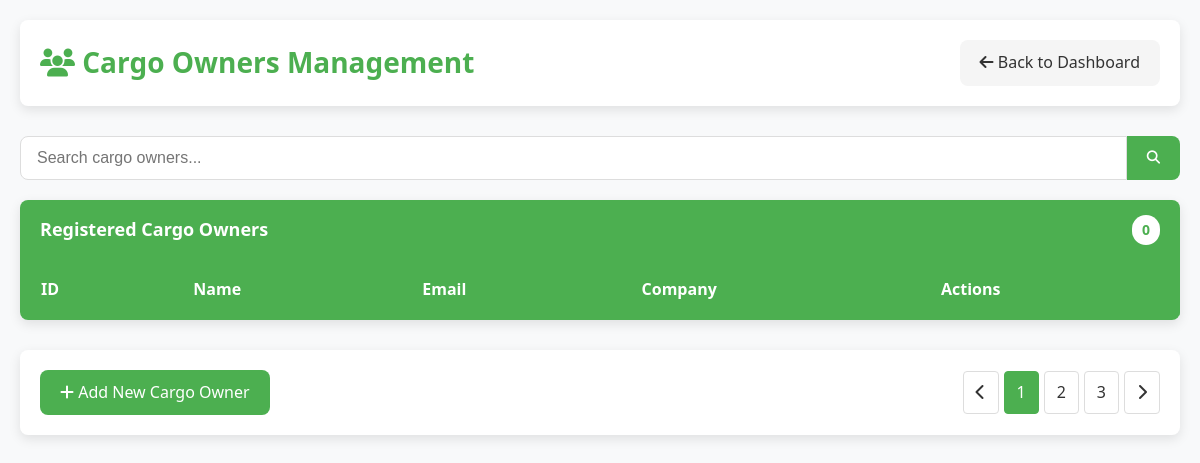
Before: /Backend/manage-cargo-owners.php with the older database file.
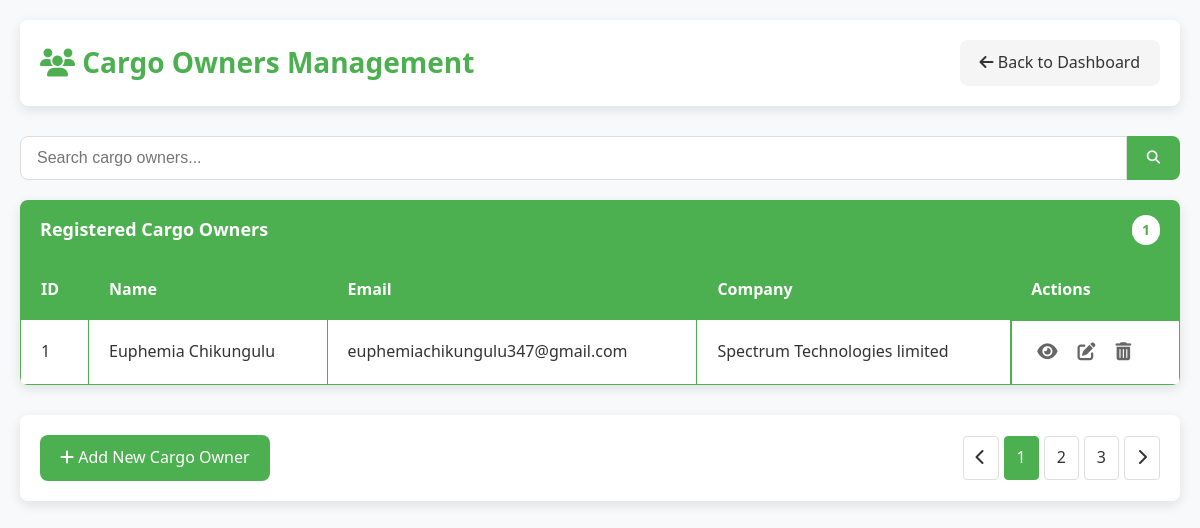
After: the same page with the newer database file.
### tables this page shows
CREATE TABLE `cargo_owners` (
  `cargo_owner_id` int(11) NOT NULL,
  `cargo_owner_name` varchar(255) NOT NULL,
  `email` varchar(255) NOT NULL,
  `phone_number` varchar(20) DEFAULT NULL,
  `password` varchar(255) NOT NULL,
  `company` varchar(255) DEFAULT NULL
);

### Backend/manage-cargo-owners.php (the view, shortened to what this page needs)
<?php
require_once 'db.php';
$query = "SELECT cargo_owner_id, cargo_owner_name, email, company FROM cargo_owners";
$result = $conn->query($query);
$cargo_owners = [];
if ($result->num_rows > 0) {
    while ($row = $result->fetch_assoc()) {
        $cargo_owners[] = $row;
    }
}
?>
<!DOCTYPE html>
<html lang="en">
<head>
    <link rel="stylesheet" href="https://cdnjs.cloudflare.com/ajax/libs/font-awesome/6.4.0/css/all.min.css">
</head>
<body>
    <div class="container">
        <div class="header">
            <h1><i class="fas fa-users"></i> Cargo Owners Management</h1>
            <a href="../Frontend/admin-dashboard.php" class="btn btn-secondary">
                <i class="fas fa-arrow-left"></i> Back to Dashboard
            </a>
        </div>
        <div class="search-container">
            <input type="text" class="search-input" placeholder="Search cargo owners..." id="searchInput">
            <button class="search-button"><i class="fas fa-search"></i></button>
        </div>
        <div class="card">
            <div class="card-header">
                <span>Registered Cargo Owners</span>
                <span class="count"><?php echo count($cargo_owners); ?></span>
            </div>
            <div class="table-responsive">
                <table id="cargoOwnersTable">
                    <thead>
                        <tr>
                            <th>ID</th>
                            <th>Name</th>
                            <th>Email</th>
                            <th>Company</th>
                            <th>Actions</th>
                        </tr>
                    </thead>
                    <tbody>
                        <?php foreach ($cargo_owners as $cargo_owner): ?>
                            <tr>
                                <td><?php echo htmlspecialchars($cargo_owner['cargo_owner_id']); ?></td>
                                <td><?php echo htmlspecialchars($cargo_owner['cargo_owner_name']); ?></td>
                                <td><?php echo htmlspecialchars($cargo_owner['email']); ?></td>
                                <td><?php echo htmlspecialchars($cargo_owner['company']); ?></td>
                                <td class="actions">
                                    <button class="icon-button" title="View Details">
                                        <i class="fas fa-eye"></i>
                                    </button>
                                    <button class="icon-button" title="Edit">
                                        <i class="fas fa-edit"></i>
                                    </button>
                                    <button class="icon-button" title="Delete">
                                        <i class="fas fa-trash-alt"></i>
                                    </button>
                                </td>
                            </tr>
                        <?php endforeach; ?>
                    </tbody>
                </table>
            </div>
        </div>
        <div class="footer">
            <div>
                <a href="#" class="btn">
                    <i class="fas fa-plus"></i> Add New Cargo Owner
                </a>
            </div>
            <ul class="pagination">
                <li><a href="#"><i class="fas fa-chevron-left"></i></a></li>
                <li class="active"><a href="#">1</a></li>
                <li><a href="#">2</a></li>
                <li><a href="#">3</a></li>
                <li><a href="#"><i class="fas fa-chevron-right"></i></a></li>
            </ul>
        </div>
    </div>
</body>
</html>

Changed rows visible on the page:
added cargo_owners: cargo_owner_id "1", cargo_owner_name "Euphemia Chikungulu", email "euphemiachikungulu347@gmail.com", company "Spectrum Technologies limited"
Other visible differences:
count($cargo_owners): "0" → "1"
